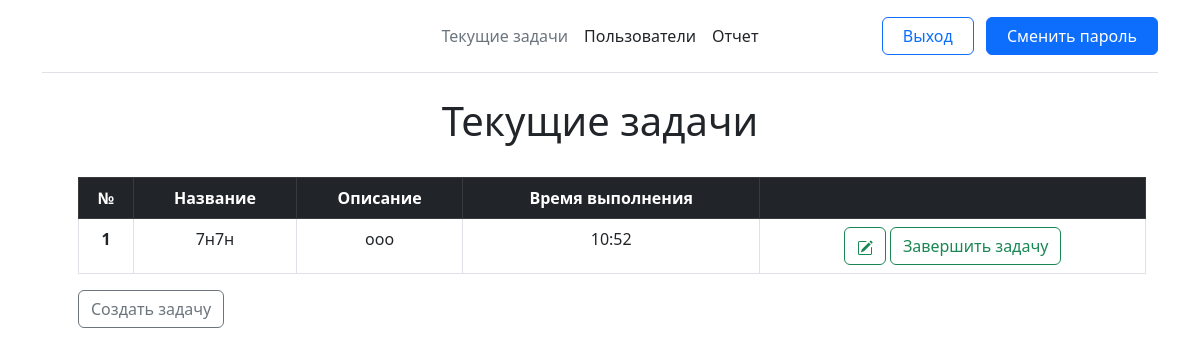
Before: / (signed in) with the older database file.
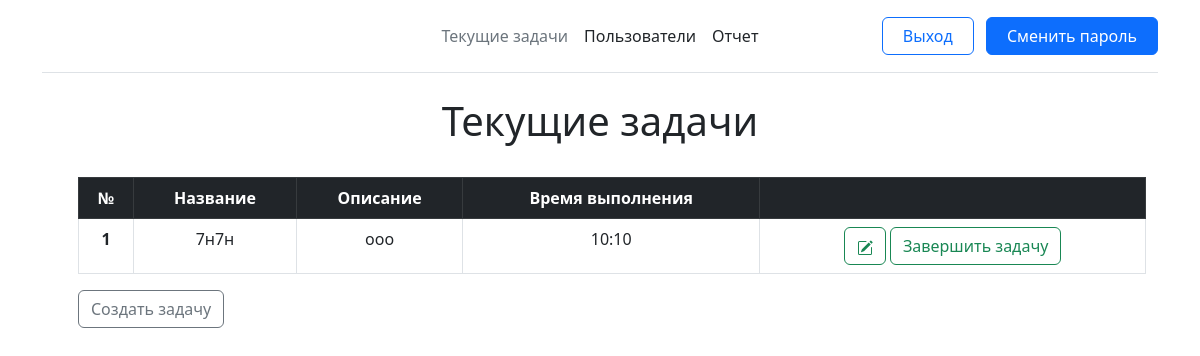
After: the same page with the newer database file.
### main/models.py (models this page shows, shortened)
class Task(models.Model):
    title = models.CharField('Название', max_length=50)
    task = models.TextField('Описание')
    time = models.TimeField('Время на выполнение')
    class Meta:
        verbose_name = 'Задача'
        verbose_name_plural = 'Задачи'

### main/views.py (the view)
# urls.py: path('', views.index, name='home'),
@login_required
def index(request):
    tasks = Task.objects.order_by('-id')
    return render(request, 'main/index.html', {'title': 'Текущие задачи', 'tasks': tasks})

### main/templates/main/index.html (shortened to what this page needs)
{% extends 'main/base.html' %}
{% block content %}
    <h1 style="text-align: center">Текущие задачи</h1>
    <br>
    <div class="container">
    <div class="form-check mb-0">
    {% if tasks %}
        <table class="table table-bordered" id="table" style="text-align: center">
        <thead class="table-dark">
            <tr>
                <th scope="col" class="align-middle">№</th>
                <th scope="col" class="align-middle">Название</th>
                <th scope="col" class="align-middle">Описание</th>
                <th scope="col">Время выполнения</th>
                <th></th>
            </tr>
        </thead>
        {% for el in tasks %}
            <tr>
                <th scope="row">{{ forloop.counter }}</th>
                <td>{{ el.title }}</td>
                <td>{{ el.task }}</td>
                <td>{{ el.time }}</td>
                <td>
                    <a href="{% url 'delete' pk=el.id %}" class="btn btn-outline-success">
                    </a>
                    <a href="{% url 'delete' pk=el.id %}" class="btn btn-outline-success">Завершить задачу</a>
                </td>
            </tr>
        {% endfor %}
        </table>
    {% else %}
        <p>У вас нет запланированных задач!</p>
    {% endif %}
        <a class="btn btn-outline-secondary" href="{% url 'create' %}">Создать задачу</a>
    </div>
    </div>
{% endblock %}

Changed rows visible on the page:
changed Task "ооо": time "10:52" → "10:10"
